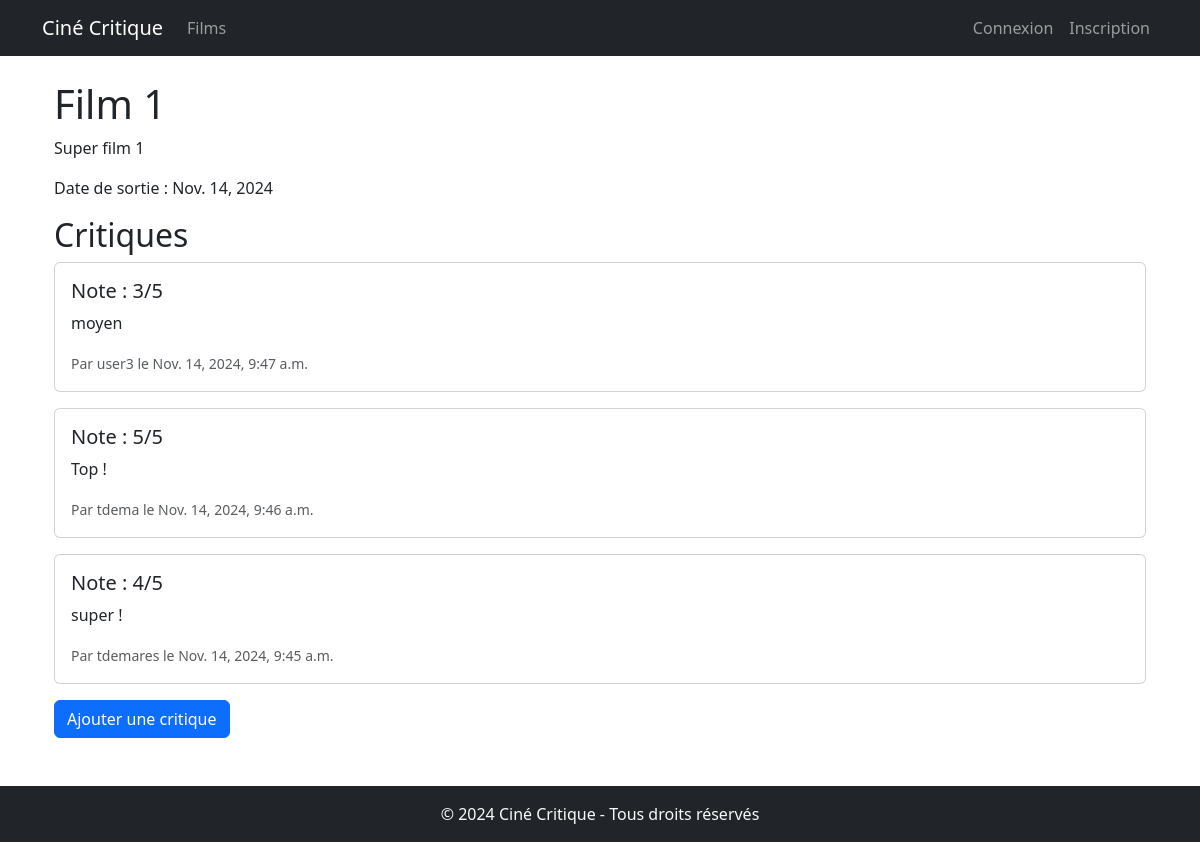
/movies/1/, run on the app's committed database.
### app_movies/models.py (models this page shows, shortened)
class Movie(models.Model):
    title = models.CharField(max_length=200)
    description = models.TextField()
    release_date = models.DateField()
    created_at = models.DateTimeField(auto_now_add=True)

class Review(models.Model):
    movie = models.ForeignKey(Movie, on_delete=models.CASCADE)
    reviewer = models.ForeignKey(User, on_delete=models.CASCADE)
    rating = models.IntegerField(
        validators=[MinValueValidator(1), MaxValueValidator(5)]
    )
    comment = models.TextField()
    created_at = models.DateTimeField(auto_now_add=True)
    class Meta:
        unique_together = ["movie", "reviewer"]

### app_movies/views.py (the view)
# urls.py: path("<int:pk>/", views.MovieDetailView.as_view(), name="movie_detail"),
class MovieDetailView(DetailView):
    model = Movie
    template_name = "movies/movie_detail.html"
    context_object_name = "movie"
    def get_context_data(self, **kwargs):
        context = super().get_context_data(**kwargs)
        context["reviews"] = self.object.review_set.all().order_by("-created_at")
        return context

### app_movies/templates/movies/movie_detail.html
{% extends 'base.html' %}
{% block content %}
<div class="container">
    <h1>{{ movie.title }}</h1>
    <p>{{ movie.description }}</p>
    <p>Date de sortie : {{ movie.release_date }}</p>
    <h2>Critiques</h2>
    {% for review in reviews %}
    <div class="card mb-3">
        <div class="card-body">
            <h5 class="card-title">Note : {{ review.rating }}/5</h5>
            <p class="card-text">{{ review.comment }}</p>
            <p class="card-text"><small class="text-muted">
                    Par {{ review.reviewer.username }} le {{ review.created_at }}
                </small></p>
        </div>
    </div>
    {% endfor %}
    <a href="{% url 'movies:review_create' movie.pk %}" class="btn btn-primary">
        Ajouter une critique
    </a>
</div>
{% endblock %}

### data on the page
Movie: title "Film 1", description "Super film 1", release_date "Nov. 14, 2024"
Review: rating "3", comment "moyen", reviewer.username "user3", created_at "Nov. 14, 2024, 9:47 a.m."
Review: rating "5", comment "Top !", reviewer.username "tdema", created_at "Nov. 14, 2024, 9:46 a.m."
Review: rating "4", comment "super !", reviewer.username "tdemares", created_at "Nov. 14, 2024, 9:45 a.m."
